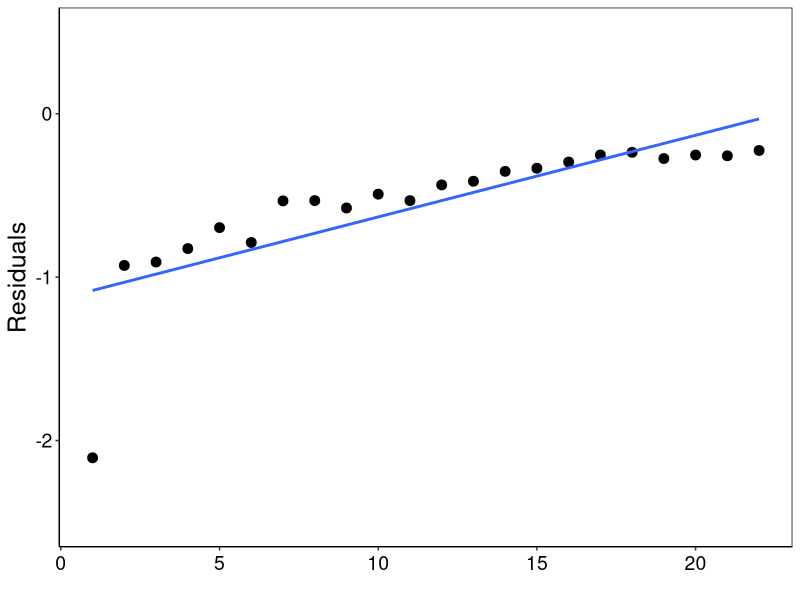
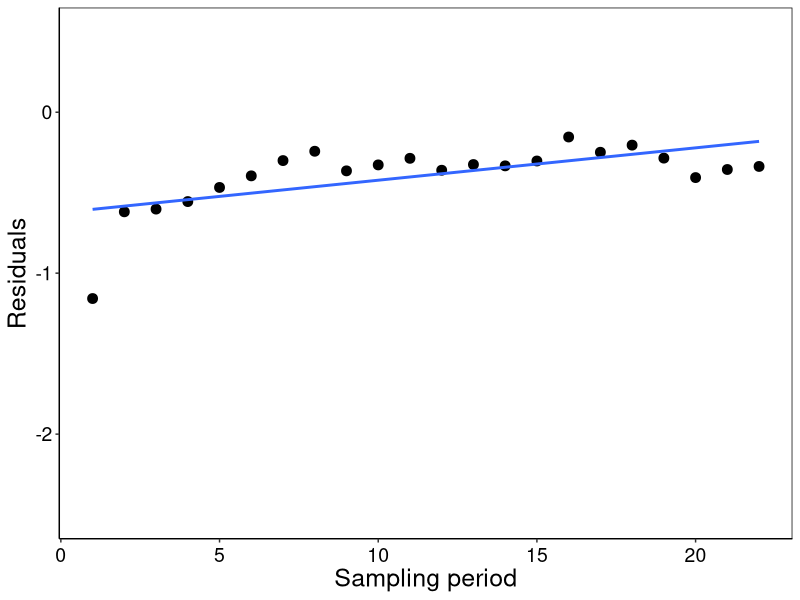
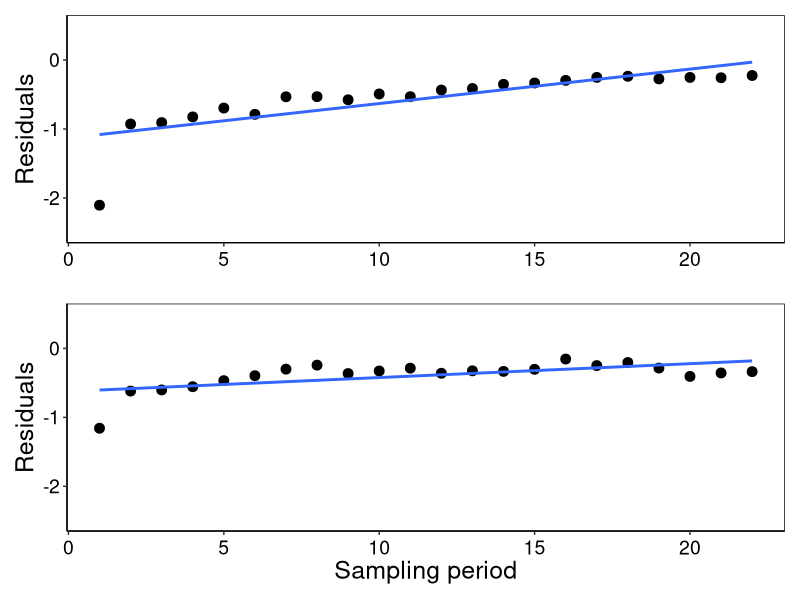

Recreate these plots in R, in order. (Note: this script raises an error after producing the figures.)




#--------------------------------------------
# Canopy cover
# 08 May 2020
#PEGF
#--------------------------------------------
#

library(modelr)
library(ggplot2)
library(dplyr)
library(patchwork)

canopycover<- read.csv("03 canopy.csv")
canopycover


# QPA CHLA ----------------------------------------------------------------

canopy <- canopycover %>% select(TimeCanopy, QPACanopyLog, QPBCanopyLog)
canopy <- na.omit(canopy)

QPACanopy.mod  <- lm(QPACanopyLog~ TimeCanopy, data=canopy)
summary(QPACanopy.mod)

canopy$QPACanopyresid<- QPACanopy.mod$resid
canopy

1/apply(canopy, 2, sd)

cc1 <- ggplot(canopy, aes(TimeCanopy,
                       y=QPACanopyLog))+
  geom_point(size = 3) + 
  geom_smooth(method=lm,se=FALSE) +
  
  xlab('') + ylab("Residuals") + # axis x
  theme(axis.title.y = element_text(size = 18, angle = 90)) +
  
  theme(axis.text.x=element_text(angle=0, size=14, vjust=0.5, color="black")) + #subaxis x
  theme(axis.text.y=element_text(angle=0, size=14, vjust=0.5, color="black")) + #subaxis y
  
  ylim(-2.5,0.5) +
  
  theme(panel.grid.major = element_blank(), panel.grid.minor = element_blank(),
        panel.background = element_blank(), axis.line = element_line(colour = "black")) +
  theme(panel.border = element_rect(colour = "black", fill=NA, size=0.5))
cc1



# QPB CHL-A ---------------------------------------------------------------

QPBCanopy.mod  <- lm(QPBCanopyLog~ TimeCanopy, data=canopy)
summary(QPBCanopy.mod)

canopy$QPBCanopyresid<- QPBCanopy.mod$resid
canopy

1/apply(canopy, 2, sd)

cc2 <- ggplot(canopy, aes(TimeCanopy,
                          y=QPBCanopyLog))+
  geom_point(size = 3) + 
  geom_smooth(method=lm,se=FALSE) +
  
  xlab('Sampling period') + ylab("Residuals") + # axis x
  theme(axis.title.y = element_text(size = 18, angle = 90)) +
  theme(axis.title.x = element_text(size = 18, angle = 0)) +
  
  theme(axis.text.x=element_text(angle=0, size=14, vjust=0.5, color="black")) + #subaxis x
  theme(axis.text.y=element_text(angle=0, size=14, vjust=0.5, color="black")) + #subaxis y
  
  ylim(-2.5,0.5) +
  
  theme(panel.grid.major = element_blank(), panel.grid.minor = element_blank(),
        panel.background = element_blank(), axis.line = element_line(colour = "black")) +
  theme(panel.border = element_rect(colour = "black", fill=NA, size=0.5))
cc2

canopyreg <- cc1 / cc2
canopyreg + ggsave("Canopy.jpeg", width=6, height=10,dpi=600)



# Long term ---------------------------------------------------------------

canopycover
# QPA
cc3 <- ggplot(canopycover,aes(TimeCanopy,
                       y=QPACanopy))+
  
  annotate(geom = "rect",xmin=1,xmax=28,ymin=83.37,ymax=93.27,alpha = 0.4,fill = "grey") +
  
  geom_point() + 
  geom_line() +
  geom_errorbar(aes(ymin=QPACanopy-QPAsdCanopy, ymax=QPACanopy+QPAsdCanopy), width=.2,
                position=position_dodge(0.05)) + 
  geom_segment(aes(x = 1, y = 88.32, xend = 6, yend = 88.32))+
  geom_segment((aes(x = 7, y = 88.32, xend = 28, yend = 88.32)), color="red", linetype="dashed", size=1) +
  
  xlab('')+ ylab("Canopy cover (%)") +
  theme(axis.title.y = element_text(size = 18, angle = 90)) +
  
  theme(axis.text.x=element_text(angle=0, size=14, vjust=0.5, color="black")) + #subaxis x
  theme(axis.text.y=element_text(angle=0, size=14, vjust=0.5, color="black")) + #subaxis y
  
  ylim(5,100) +
  
  theme(panel.grid.major = element_blank(), panel.grid.minor = element_blank(),
        panel.background = element_blank(), axis.line = element_line(colour = "black")) +
  theme(panel.border = element_rect(colour = "black", fill=NA, size=0.5))

cc3

# QPB

cc4 <- ggplot(canopycover,aes(TimeCanopy,
                              y=QPBCanopy))+
  
  annotate(geom = "rect",xmin=1,xmax=28,ymin=85.60,ymax=92.18,alpha = 0.4,fill = "grey") +
  
  geom_point() + 
  geom_line() +
  geom_errorbar(aes(ymin=QPBCanopy-QPBsdCanopy, ymax=QPBCanopy+QPBsdCanopy), width=.2,
                position=position_dodge(0.05)) + 
  geom_segment(aes(x = 1, y = 88.89, xend = 6, yend = 88.89))+
  geom_segment((aes(x = 7, y = 88.89, xend = 28, yend = 88.89)), color="red", linetype="dashed", size=1) + 
  
  xlab('Sampling period')+ ylab("Canopy cover (%)") +
  theme(axis.title.y = element_text(size = 18, angle = 90)) +
  theme(axis.title.x = element_text(size = 18, angle = 0)) +
  
  theme(axis.text.x=element_text(angle=0, size=14, vjust=0.5, color="black")) + #subaxis x
  theme(axis.text.y=element_text(angle=0, size=14, vjust=0.5, color="black")) + #subaxis y
  
  ylim(5,100) +
  
  theme(panel.grid.major = element_blank(), panel.grid.minor = element_blank(),
        panel.background = element_blank(), axis.line = element_line(colour = "black")) +
  theme(panel.border = element_rect(colour = "black", fill=NA, size=0.5))

cc4

canopyLong <- cc3 / cc4
canopyLong + ggsave("CanopyCover.jpeg", width=6, height=10,dpi=600)



